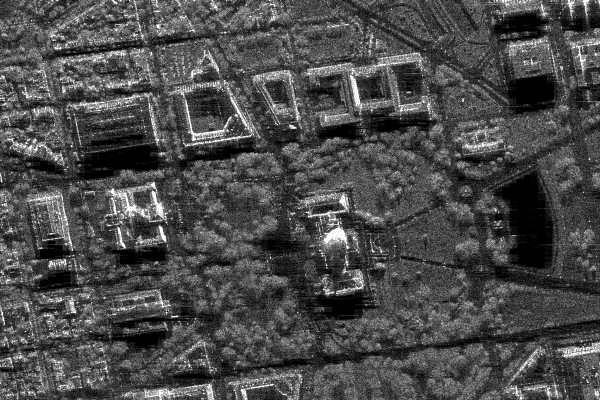
#> input picture Practice_1/sar_1_gray.jpg, 600 x 400 px
$ jupyter execute --allow-errors Practice_1.ipynb
#> lines starting #> are read from the running program, lines starting #| are printed output that depends on the picture; long printed decimals are rounded
[cell 1]
import numpy as np
import cv2
import matplotlib.pyplot as plt
from skimage.metrics import structural_similarity as ssim

*Загружаем изображение для обработки*

[cell 2]
img = cv2.imread('sar_1_gray.jpg', cv2.COLOR_BGR2GRAY)
#> img is the input picture: shape (400, 600); min 0, max 255, mean 74.9
plt.imshow(img, cmap='gray')
plt.title('Начальное изображение')
plt.axis('off')

plt.show()

*Строим гистограмму изображения*

[cell 3]
plt.figure(figsize=(6,4))
plt.hist(img.ravel(), bins=256, color='gray')

plt.title("Гистограмма исходного изображения")
plt.xlabel("Интенсивность")
plt.ylabel("Частота")

plt.show()
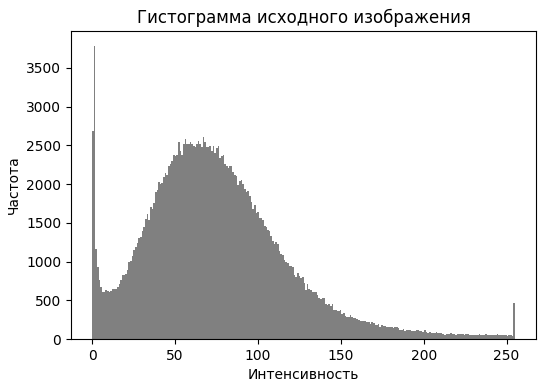
#> figure drawn by matplotlib, 1 panel; tallest bar 3786 high, from x = 0.996 to 1.99

*Гамма коррекции*

[cell 4]
def gamma_correction(image, gamma):
#> called with gamma = 0.8
    corrected = np.power(image, gamma)
    corrected = cv2.normalize(corrected, None, 0, 1, cv2.NORM_MINMAX)
    return np.clip(corrected, 0, 1)

[cell 5]
gamma_values = [0.8, 1.5]
imgs_gamma = {g: gamma_correction(img, g) for g in gamma_values}
#> call 2 of gamma_correction, with gamma = 1.5
#> in gamma_correction (call 2), `corrected = np.power(image, gamma)`:
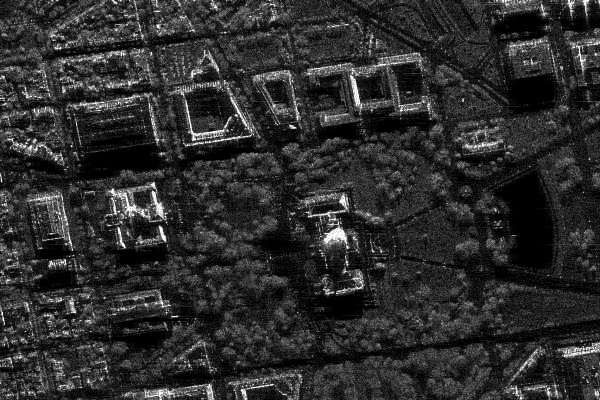
#> corrected: shape (400, 600) float64; min 0, max 4072, mean 730.2; drawn with min black and max white
#> imgs_gamma = 2 items

plt.figure(figsize=(12,4))

plt.subplot(1,3,1);
plt.imshow(img, cmap='gray');
plt.title("Исходное");
plt.axis('off')

plt.subplot(1,3,2);
plt.imshow(imgs_gamma[0.8], cmap='gray');
plt.title("Gamma=0.8 (слегка ярче)");
plt.axis('off')

plt.subplot(1,3,3);
plt.imshow(imgs_gamma[1.5], cmap='gray');
plt.title("Gamma=1.5 (слегка темнее)");
plt.axis('off')

plt.show()
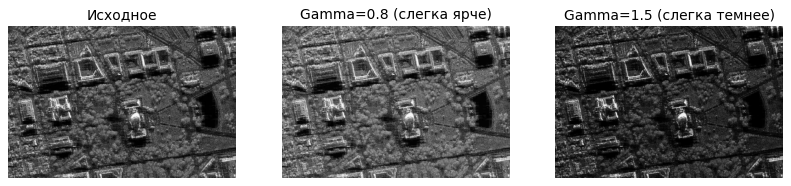
#> figure drawn by matplotlib, 3 panels

*Сравним исходное изображение и изображение скорректированное при помощи гамма-фильтра. (MSE, SSIM)*

[cell 6]
def mse(img1, img2):
    return np.mean((img1 - img2) ** 2)

[cell 7]
for g in gamma_values:
    mse_val = mse(img, imgs_gamma[g])
    ssim_val = ssim(img, imgs_gamma[g], data_range=1.0)
    print(f"Gamma={g}: MSE={mse_val:.6f}, SSIM={ssim_val:.6f}")
#> this loop made 2 passes
#> (mse_val, ssim_val) on passes 1 to 2: (7452.6, 0.000182), (7482.3, 3.19e-05)
#| Gamma=0.8: MSE=7452.602, SSIM=0.000182
#| Gamma=1.5: MSE=7482.317, SSIM=3.2e-05

*Реализуем алгоритм статической коррекции*

[cell 8]
img_uint8 = (img * 255).astype(np.uint8)
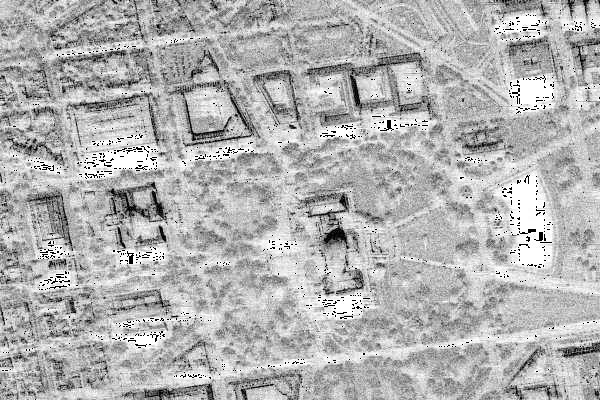
#> img_uint8: shape (400, 600); min 0, max 255, mean 178.2
eq_gray = cv2.equalizeHist(img_uint8)       # выравнивание гистограммы
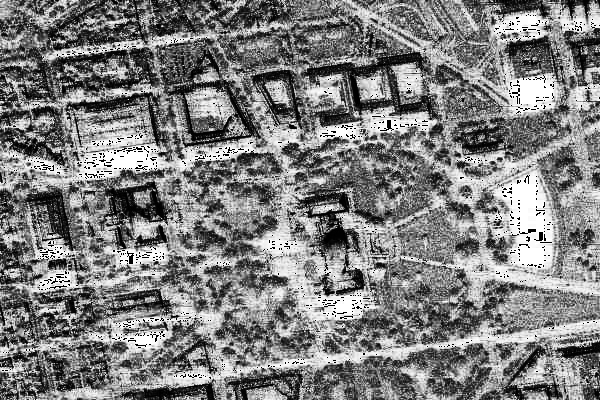
#> eq_gray: shape (400, 600); min 0, max 255, mean 127
eq_gray_f = eq_gray.astype(np.float32) / 255.0

plt.figure(figsize=(10,4))

plt.subplot(1,2,1);
plt.imshow(img, cmap='gray');
plt.title("Исходное");
plt.axis('off')

plt.subplot(1,2,2);
plt.imshow(eq_gray_f, cmap='gray');
plt.title("Статистическая коррекция");
plt.axis('off')

plt.show()

mse_eq = mse(img, eq_gray_f)
#> mse_eq = 7470.4
ssim_eq = ssim(img, eq_gray_f, data_range=1.0)
#> ssim_eq = 0.00607
print(f"Статистическая коррекция: MSE={mse_eq:.6f}, SSIM={ssim_eq:.6f}")
#| Статистическая коррекция: MSE=7470.403, SSIM=0.006071

[cell 9]
eq_gray = cv2.imread("sar_1_gray.jpg", cv2.IMREAD_GRAYSCALE)

def Correction(sourceImg, resultImg):
    tempSourec, src_std = sourceImg.mean(), sourceImg.std()
#> tempSourec = 74.94; src_std = 43.66
    tempResult, ref_std = resultImg.mean(), resultImg.std()
#> tempResult = 74.94; ref_std = 43.66

    result = (sourceImg - tempSourec) * (ref_std / src_std) + tempResult
    result = np.clip(result, 0, 255).astype(np.uint8)

    return result

updatedImage = Correction(img, eq_gray)

plt.figure(figsize=(15, 5))

plt.subplot(1, 3, 1);
plt.imshow(img, cmap = "gray");
plt.title("Исходное")
plt.axis("off")

plt.subplot(1, 3, 2);
plt.imshow(eq_gray, cmap = "gray");
plt.title("eq_gray")
plt.axis("off")

plt.subplot(1, 3, 3);
#> (the rest of this cell did not finish here and is left out)

*Тест агоритмов*

[cell 10]
plt.figure(figsize=(15,7))

plt.subplot(2,3,1);
plt.imshow(img, cmap='gray');
plt.title("Исходное");
plt.axis('off')

plt.subplot(2,3,2)
plt.imshow(img, cmap='gray')
plt.title("THRESH_BINARY")
plt.axis('off')

_, THRESH_1 = cv2.threshold(img, 127, 255, cv2.THRESH_BINARY)
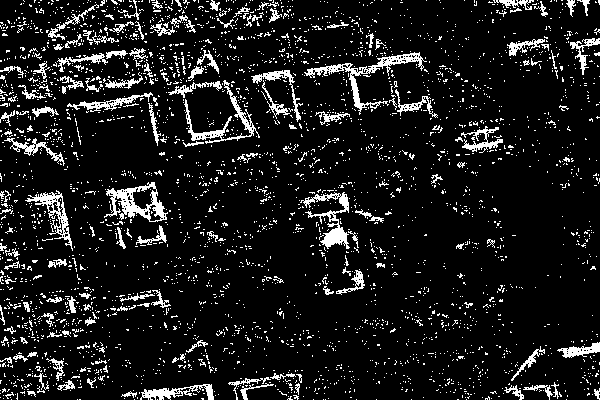
#> THRESH_1: shape (400, 600); 10.4% white in thin lines or dots
plt.subplot(2,3,3)
plt.imshow(THRESH_1, cmap='gray')
plt.title("THRESH_BINARY")
plt.axis('off')

_, THRESH_2 = cv2.threshold(img, 127, 255, cv2.THRESH_BINARY_INV)
#> THRESH_2: shape (400, 600); 89.6% white; black in thin lines or dots
plt.subplot(2,3,4)
plt.imshow(THRESH_2, cmap='gray')
plt.title("THRESH_BINARY_INV")
plt.axis('off')

_, THRESH_3 = cv2.threshold(img, 127, 255, cv2.THRESH_TRUNC)
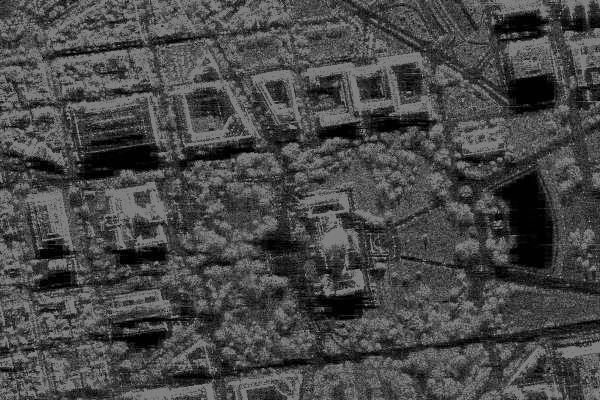
#> THRESH_3: shape (400, 600); min 0, max 127, mean 71.1
plt.subplot(2,3,5)
plt.imshow(THRESH_3, cmap='gray')
plt.title("THRESH_TRUNC")
plt.axis('off')

_, THRESH_4 = cv2.threshold(img, 127, 255, cv2.THRESH_TOZERO)
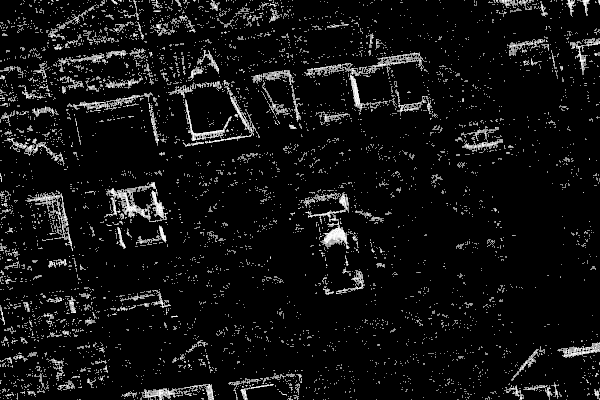
#> THRESH_4: shape (400, 600); min 0, max 255, mean 17
plt.subplot(2,3,6)
plt.imshow(THRESH_4, cmap='gray')
plt.title("THRESH_TOZERO")
plt.axis('off')

_, THRESH_5 = cv2.threshold(img, 127, 255, cv2.THRESH_TOZERO_INV)
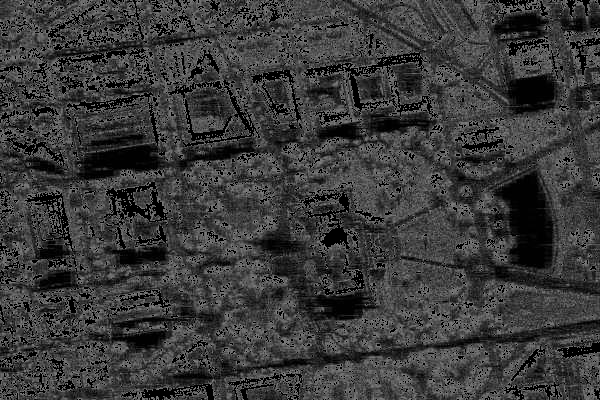
#> THRESH_5: shape (400, 600); min 0, max 127, mean 57.9
plt.subplot(2,3,5)
plt.imshow(THRESH_5, cmap='gray')
plt.title("THRESH_TOZERO_INV")
plt.axis('off')
